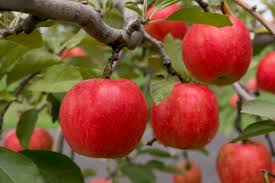
#> input picture input_images/apple.jpeg, 275 x 183 px
$ python warpAffine.py input_images/apple.jpeg   (Python 2 division)
#> lines starting #> are read from the running program, lines starting #| are printed output that depends on the picture
# -*- coding: utf-8 -*-
import numpy as np
import cv2
import sys
import math
#主函数
if __name__ == "__main__":
    if len(sys.argv)>1:
        image = cv2.imread(sys.argv[1],cv2.IMREAD_GRAYSCALE)
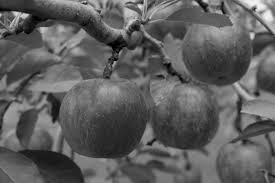
#> image: shape (183, 275); min 0, max 246, mean 94
		print(image)
#> (printed output is left out)
    else:
        print ("Usage: python warpAffine.py image")
    cv2.imwrite("img.jpg",image)
    #原图的高宽
    h,w=image.shape[:2]
#> h = 183; w = 275
    #仿射变换矩阵，缩小两倍
    A1 = np.array([[0.5,0,0],[0,0.5,0]],np.float32)
    d1 = cv2.warpAffine(image,A1,(w,h),borderValue=125)
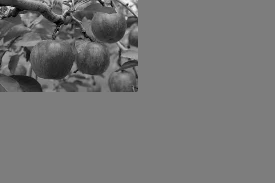
#> d1: shape (183, 275); min 0, max 245, mean 117.2
    #先缩小两倍，再平移
    A2 = np.array([[0.5,0,w/4],[0,0.5,h/4]],np.float32)
#> A2 = [[0.5, 0, 68], [0, 0.5, 45]]
    d2 = cv2.warpAffine(image,A2,(w,h),borderValue=125)
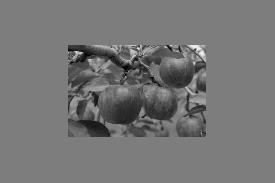
#> d2: shape (183, 275); min 0, max 245, mean 117.2
    #在 d2 的基础上，绕图像的中心点旋转
    A3 = cv2.getRotationMatrix2D((w/2,h/2),30,1)
    d3 = cv2.warpAffine(d2,A3,(w,h),borderValue=125)
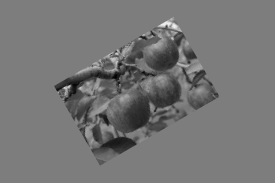
#> d3: shape (183, 275); min 1, max 242, mean 117.2
    #在
    A4 = np.array([[math.cos(math.pi/4),0,0],[math.sin(math.pi/3),1,0]])
    d4 = cv2.warpAffine(image,A4,(2*w,2*h),borderValue=125)
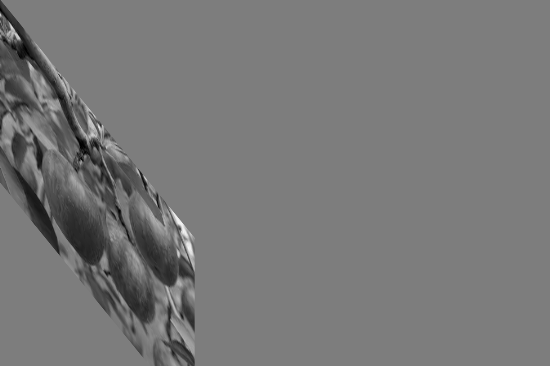
#> d4: shape (366, 550); min 0, max 244, mean 119.7
    cv2.imshow("image",image)
    cv2.imshow("d1",d1)
    cv2.imshow("d2",d2)
    cv2.imshow("d3",d3)
    #cv2.imwrite("d3.jpg",d3)
    cv2.imshow("d4",d4)
    cv2.waitKey(0)
    cv2.destroyAllWindows()

$ run again, on input_images/6-2-1.PNG
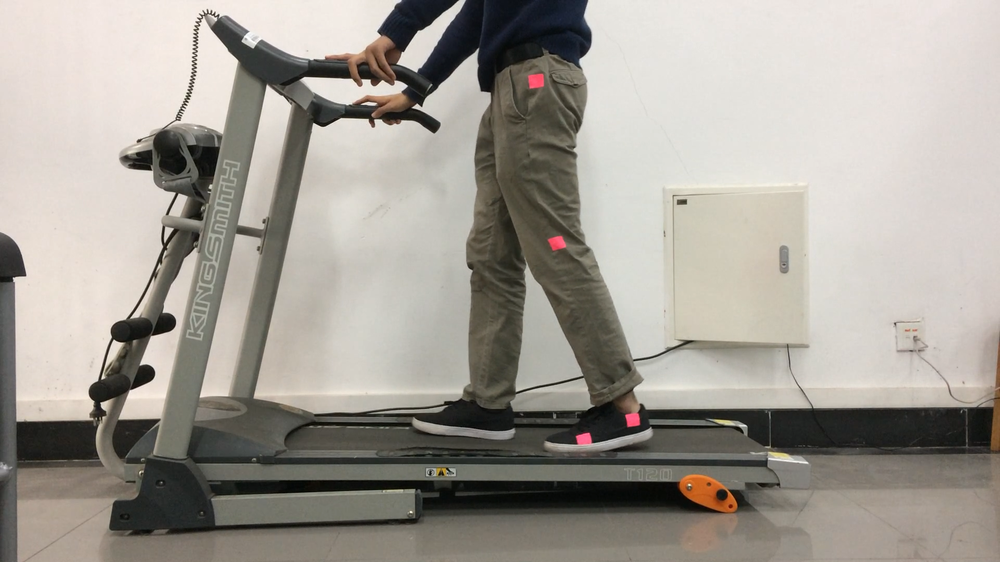
#> input picture input_images/6-2-1.PNG, 1000 x 562 px, shrunk from 1920 x 1080 before the run
#> (printed output is left out)
#> `d3 = cv2.warpAffine(d2,A3,(w,h),borderValue=125)`:
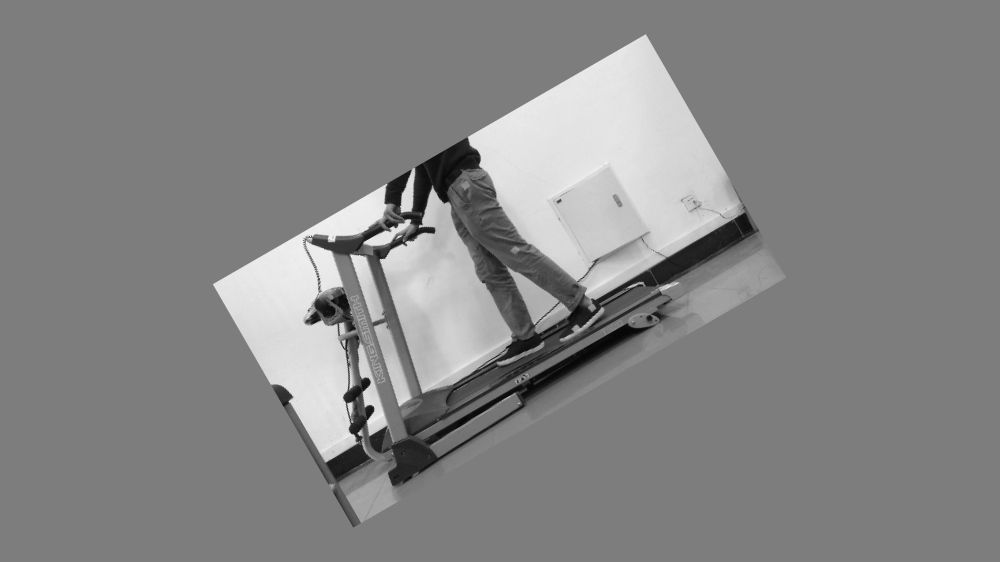
#> d3: shape (562, 1000); min 5, max 248, mean 133
#> `d4 = cv2.warpAffine(image,A4,(2*w,2*h),borderValue=125)`:
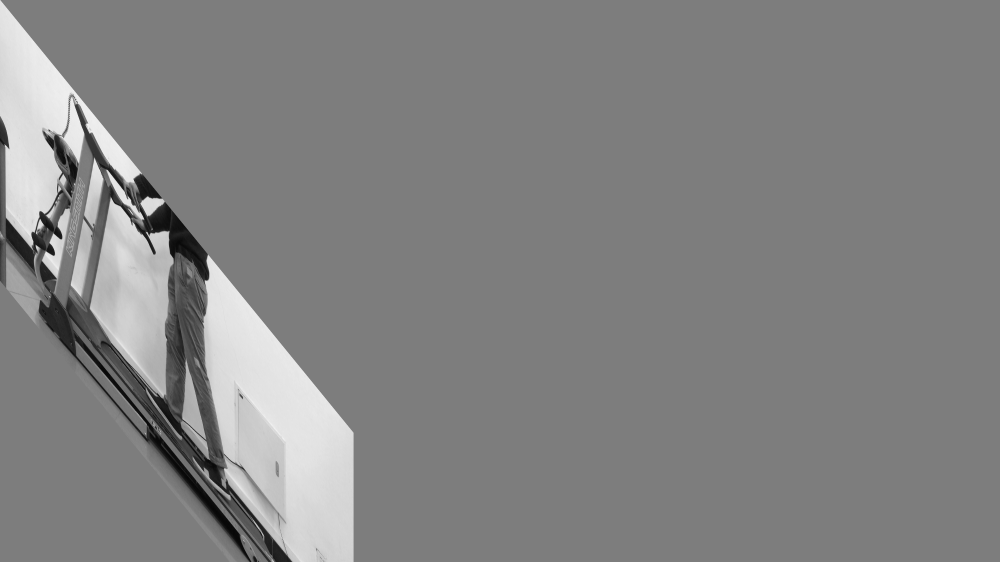
#> d4: shape (1124, 2000) (shown at 1/2 size); min 3, max 252, mean 130.5
